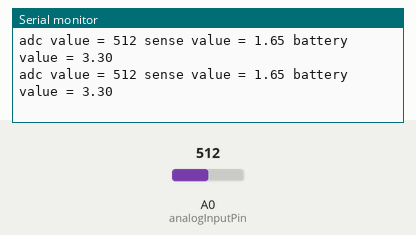
This sketch was run on a simulated Arduino Uno, built with avr-gcc and run on an emulated ATmega328P. Parts: the last lines printed to the serial monitor. Inputs (shaded band) come from the test bench; at power-on: A0 (analogInputPin) = 512.

Above: at 1.8 s.
1.9 s: A0 (analogInputPin) set to 716
At 2.8 s:
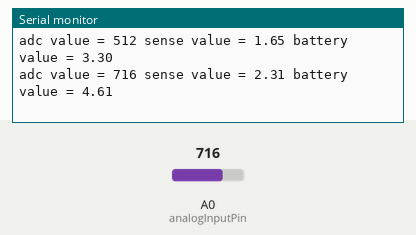
3.4 s: A0 (analogInputPin) set to 900
At 4.8 s:
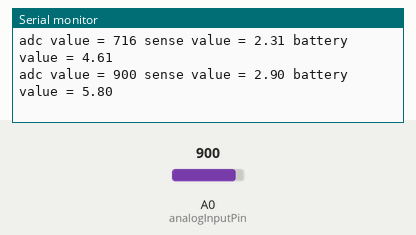
Timing chart, 0 to 6.4 s (numbered marks = the images above; inputs shaded):
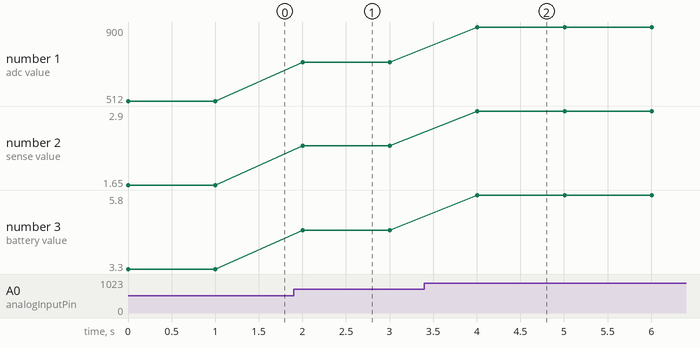

Measured:
- after the input at 1.9 s, the serial monitor: prints a new line after 0.10 s (image 1)
- after the input at 3.4 s, the serial monitor: prints a new line after 0.61 s (image 2)
- plotted number 1: 512 → 716 after the input at 1.9 s, 716 → 900 after the input at 3.4 s
- plotted number 2: 1.65 → 2.31 after the input at 1.9 s, 2.31 → 2.9 after the input at 3.4 s
- plotted number 3: 3.3 → 4.61 after the input at 1.9 s, 4.61 → 5.8 after the input at 3.4 s

The sketch:

measure_voltage.ino
```cpp
float batteryVoltage = 0.0;
float referenceVoltage = 3.3;
float senseVoltage = 0.0;
float resistorOne = 99800.0;
float resistorTwo = 99900.0;
int analogInputPin = A0;
int analogInputVal = 0;

void setup() {
  Serial.begin(115200);
}

void loop() {
  analogInputVal = analogRead(analogInputPin);
  senseVoltage = (float)analogInputVal * referenceVoltage / 1024.0;
  batteryVoltage = (resistorOne+resistorTwo)*senseVoltage/resistorTwo;
  Serial.print("adc value = ");
  Serial.print(analogInputVal);
  Serial.print(" sense value = ");
  Serial.print(senseVoltage);
  Serial.print(" battery value = ");
  Serial.println(batteryVoltage);
  delay(1000);
}
```
